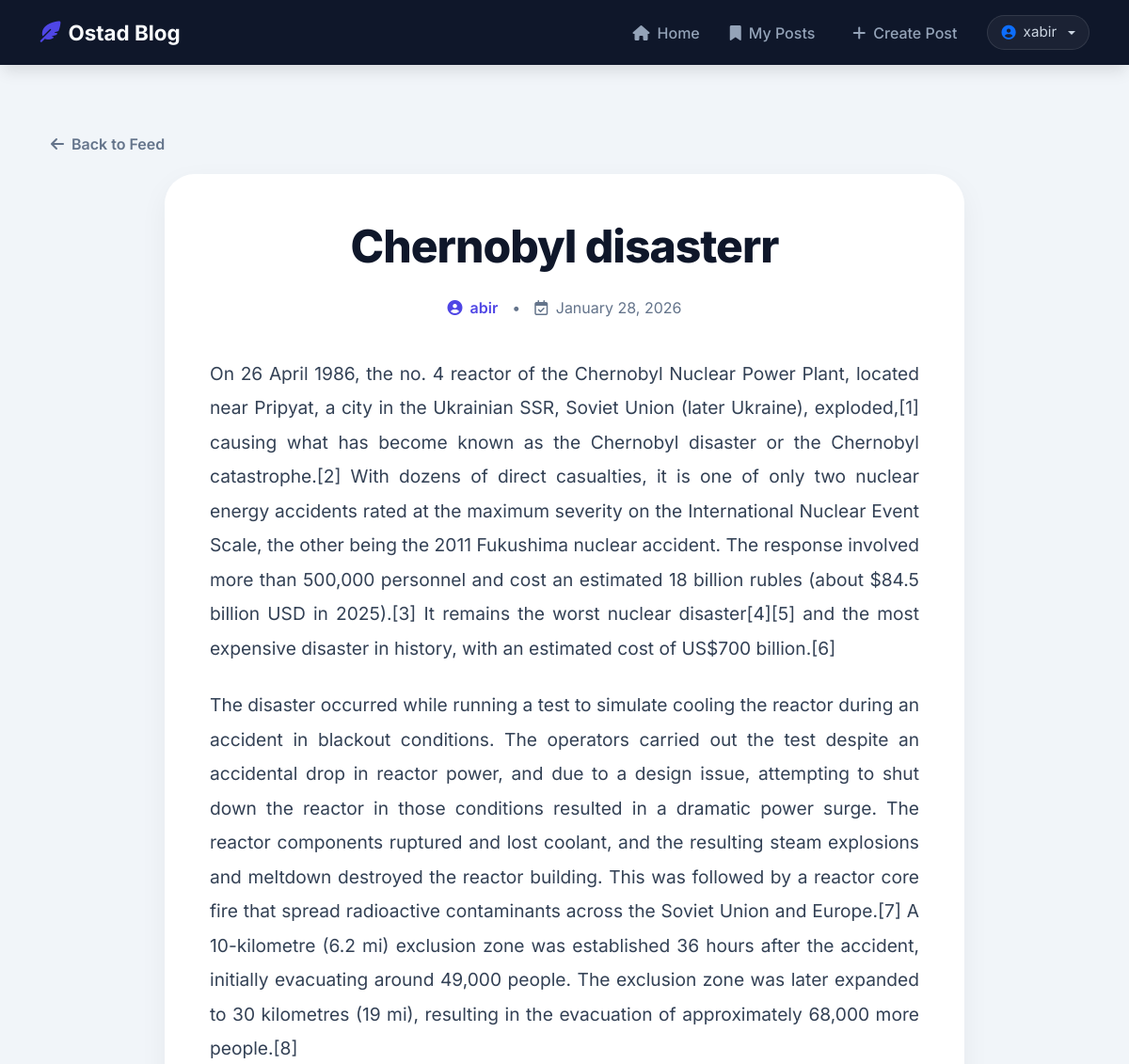
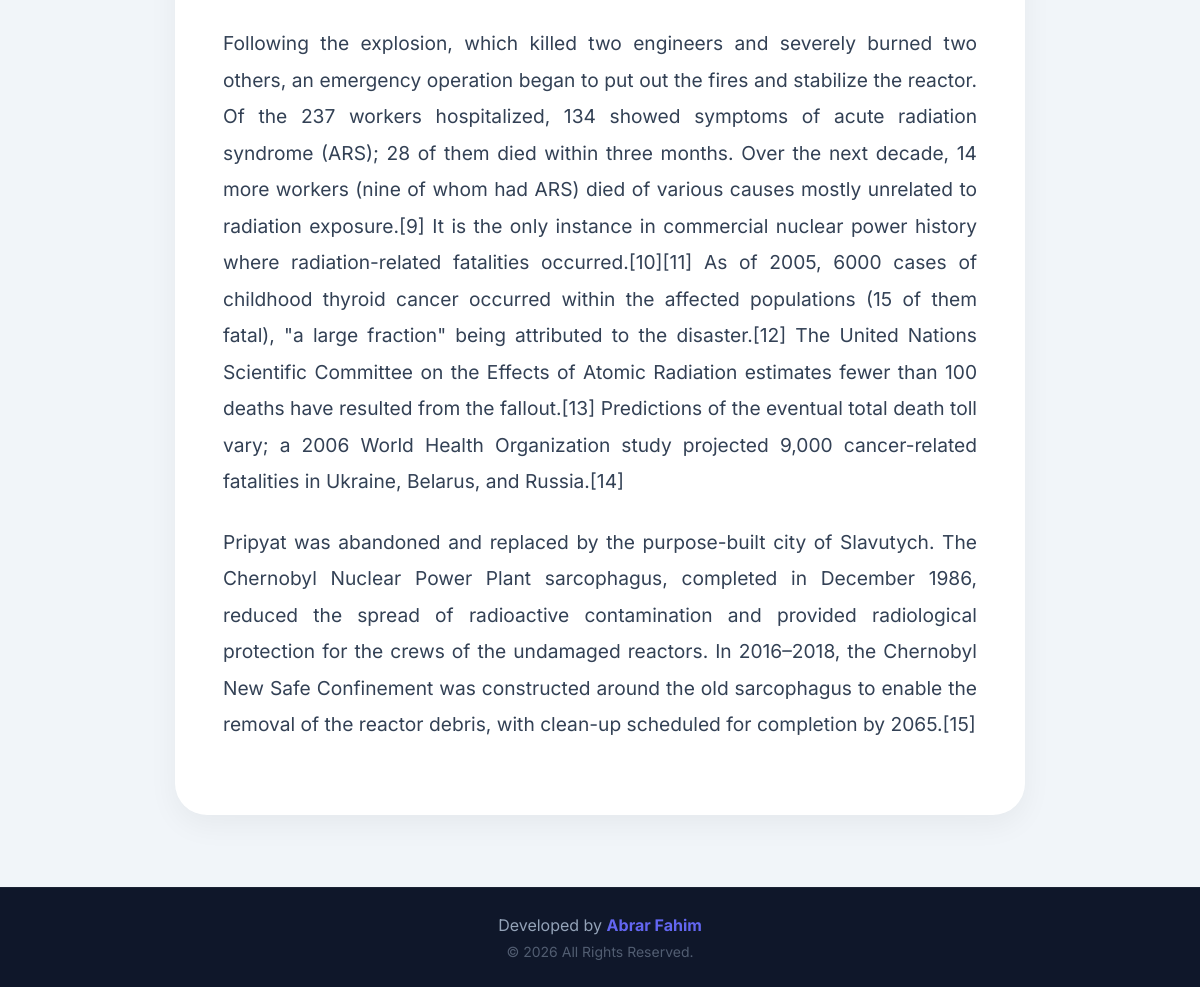
Page /post/5/ (signed in) on the committed database (2 pictures, top to bottom).
### posts/models.py (models this page shows, shortened)
class Post(models.Model):
    VISIBILITY_CHOICES = [
        ('private', 'Only Me'),
        ('specific', 'Specific Users'),
        ('public', 'Everyone'),
    ]
    title = models.CharField(max_length=200)
    content = models.TextField()
    author = models.ForeignKey(User, on_delete=models.CASCADE)
    created_at = models.DateTimeField(auto_now_add=True)
    updated_at = models.DateTimeField(auto_now=True)
    visibility = models.CharField(max_length=20, choices=VISIBILITY_CHOICES, default='public')
    allowed_users = models.ManyToManyField(User, related_name='shared_posts', blank=True)
    def is_readable_by(self, user):
        if self.visibility == 'public':
            return True

### posts/views.py (the view)
# urls.py: path('post/<int:pk>/', views.post_detail, name='post_detail'),
def post_detail(request, pk):
    post = get_object_or_404(Post, pk=pk)
    if not request.user.is_authenticated:
        if post.visibility != 'public':
            return redirect('login')
    else:
        if not post.is_readable_by(request.user):
            messages.error(request, 'You do not have permission to view this post.')
            return redirect('home')
    return render(request, 'posts/post_detail.html', {'post': post})

### templates/posts/post_detail.html (shortened to what this page needs)
{% extends 'base.html' %}
{% block content %}
<link rel="stylesheet" href="https://cdnjs.cloudflare.com/ajax/libs/animate.css/4.1.1/animate.min.css"/>
<div class="container py-4">
    <a href="{% url 'home' %}" class="back-nav animate__animated animate__fadeInLeft">
        <i class="fa-solid fa-arrow-left"></i> Back to Feed
    </a>
    <article class="article-container animate__animated animate__fadeIn">
        <header class="article-header">
            <h1 class="article-title">{{ post.title }}</h1>
            <div class="article-meta">
                <span class="author-info">
                    <i class="fa-solid fa-circle-user"></i> {{ post.author.username }}
                </span>
                <span>•</span>
                <span><i class="fa-regular fa-calendar-check me-1"></i> {{ post.created_at|date:"F d, Y" }}</span>
            </div>
        </header>
        <div class="article-content">
            {{ post.content|linebreaks }}
        </div>
    </article>
</div>
{% endblock %}

### templates/base.html (shortened to what this page needs)
<!doctype html>
<html lang="en">
  <head>
    <link href="https://cdn.jsdelivr.net/npm/bootstrap@5.3.0/dist/css/bootstrap.min.css" rel="stylesheet" />
    <link rel="stylesheet" href="https://cdnjs.cloudflare.com/ajax/libs/font-awesome/6.4.0/css/all.min.css" />
  </head>
  <body>
    <div class="content-wrapper">
      <nav class="navbar navbar-expand-lg navbar-dark sticky-top">
        <div class="container">
          <a class="navbar-brand" href="{% url 'home' %}">
            <i class="fa-solid fa-feather-pointed me-2"></i>Ostad Blog
          </a>
          <div class="collapse navbar-collapse" id="navbarNav">
            <ul class="navbar-nav ms-auto align-items-center">
              <li class="nav-item">
                <a class="nav-link" href="{% url 'home' %}"><i class="fa-solid fa-house"></i> Home</a>
              </li>
              {% if user.is_authenticated %}
                <li class="nav-item">
                  <a class="nav-link" href="{% url 'my_posts' %}"><i class="fa-solid fa-bookmark"></i> My Posts</a>
                </li>
                <li class="nav-item">
                  <a class="nav-link btn-create ms-lg-2" href="{% url 'post_create' %}"><i class="fa-solid fa-plus"></i> Create Post</a>
                </li>
                <li class="nav-item ms-lg-3">
                  <div class="dropdown">
                    <span class="user-info d-flex align-items-center gap-2 dropdown-toggle" data-bs-toggle="dropdown" aria-expanded="false">
                      <i class="fa-solid fa-circle-user text-primary"></i> {{ user.username }}
                    </span>
                  </div>
                </li>
              {% endif %}
            </ul>
          </div>
        </div>
      </nav>
      <main class="container py-5">
        {% block content %} {% endblock %}
      </main>
    </div>
    <footer class="simple-footer">
      <div class="container">
        <div class="mb-1">
          Developed by
          <a href="http://www.abrarfahim.xyz" target="_blank" class="my-portfolio-link">Abrar Fahim</a>
        </div>
        <div class="small opacity-50">
          &copy; <span id="year"></span> All Rights Reserved.
        </div>
      </div>
    </footer>
  </body>
</html>

### templates/base.html (style rules this page uses)
:root { --primary-color: #4f46e5; --primary-hover: #4338ca; --dark-bg: #0f172a; --text-light: #f8fafc; --danger-color: #ef4444; }
html, body { height: 100%; margin: 0; }
body { display: flex; flex-direction: column; min-height: 100vh; font-family: "Inter", sans-serif; background-color: #f1f5f9; color: #1e293b; }
.content-wrapper { flex: 1 0 auto; display: flex; flex-direction: column; }
main.container { flex: 1; }
.navbar { background-color: var(--dark-bg) !important; padding: 0.8rem 0; box-shadow: 0 10px 15px -3px rgba(0, 0, 0, 0.1); }
.navbar-brand { font-weight: 700; font-size: 1.4rem; color: var(--text-light) !important; display: flex; align-items: center; }
.navbar-brand i { color: var(--primary-color); }
.nav-link { color: #94a3b8 !important; font-weight: 500; padding: 0.5rem 1rem !important; transition: 0.3s; display: flex; align-items: center; gap: 8px; }
.user-info { color: #cbd5e1; font-size: 0.95rem; background: rgba(255, 255, 255, 0.05); padding: 6px 14px; border-radius: 50px; border: 1px solid rgba(255, 255, 255, 0.1); cursor: pointer; transition: all 0.3s ease; position: relative; }
.simple-footer { flex-shrink: 0; background: var(--dark-bg); padding: 25px 0; border-top: 1px solid rgba(255, 255, 255, 0.05); text-align: center; color: #94a3b8; }
.my-portfolio-link { color: #6366f1; text-decoration: none; font-weight: 700; transition: 0.3s; border-bottom: 2px solid transparent; }

### templates/posts/post_detail.html (style rules this page uses)
.article-container { max-width: 850px; margin: 0 auto; background: white; padding: 3rem; border-radius: 2rem; box-shadow: 0 10px 30px rgba(0, 0, 0, 0.05); }
.article-header { margin-bottom: 2.5rem; text-align: center; }
.article-title { font-size: 3rem; font-weight: 800; color: #0f172a; line-height: 1.2; margin-bottom: 1.5rem; letter-spacing: -1px; }
.article-meta { display: flex; align-items: center; justify-content: center; gap: 15px; color: #64748b; font-size: 1rem; }
.author-info { display: flex; align-items: center; gap: 8px; font-weight: 600; color: #4f46e5; }
.article-content { font-size: 1.2rem; line-height: 1.9; color: #334155; text-align: justify; }
.article-content p { margin-bottom: 1.5rem; }
.back-nav { display: inline-flex; align-items: center; gap: 8px; margin-bottom: 20px; color: #64748b; text-decoration: none; font-weight: 600; transition: 0.3s; }

### rows in the picture
Post: title "Chernobyl disasterr", author.username "abir", created_at "January 28, 2026", content "On 26 April 1986, the no. 4 reactor of the Chernobyl Nuclear Power Plant, located near Pripyat, a city in the Ukrainian SSR, Soviet Union (later Ukraine), exploded,[1] causing what has become known as the Chernobyl disaster or the Chernobyl catastrophe.[2] With dozens of direct casualties, it is one of only two nuclear energy accidents rated at the maximum severity on the International Nuclear Event Scale, the other being the 2011 Fukushima nuclear accident. The response involved more than 500,000 personnel and cost an estimated 18 billion rubles (about $84.5 billion USD in 2025).[3] It remains the worst nuclear disaster[4][5] and the most expensive disaster in history, with an estimated…"

### other values in the picture
{{ user.username }} "xabir"
